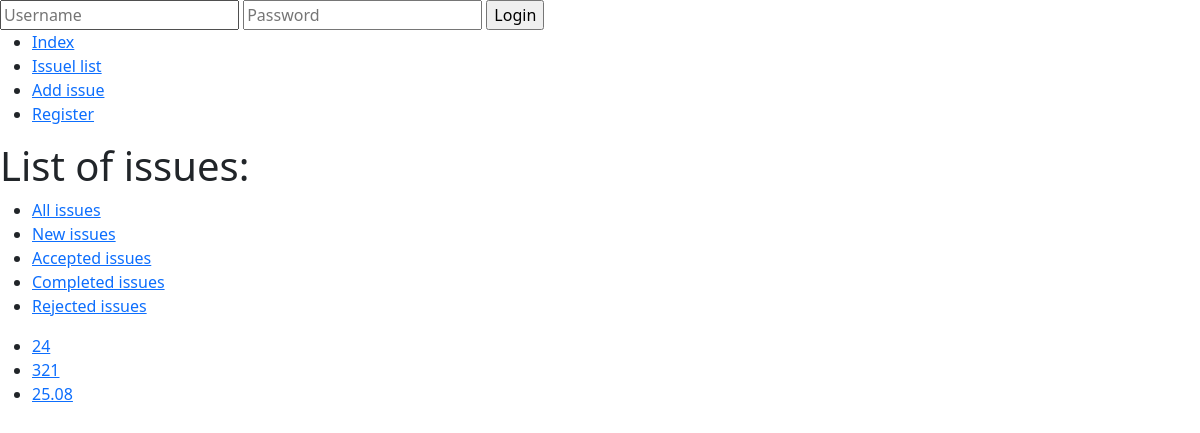
The page /issue_page on the database as committed earlier.
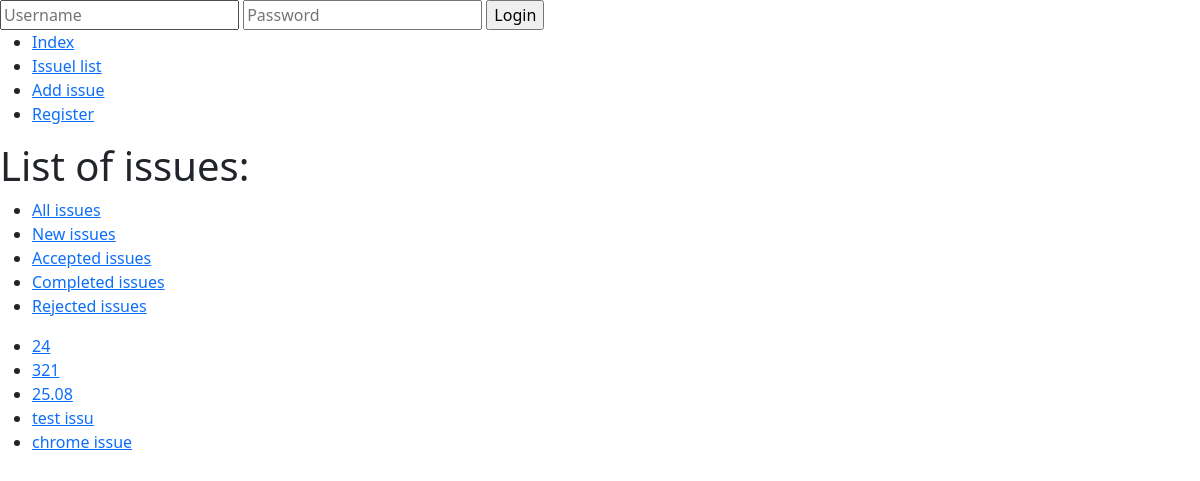
The same page on the database as committed later.
### fix/models.py (models this page shows, shortened)
class Issue(models.Model):
    author = models.ForeignKey(User, on_delete=models.RESTRICT, related_name="applications")
    executor = models.ForeignKey(User, on_delete=models.RESTRICT, related_name="jobs", blank=True, null=True)
    title = models.CharField(max_length=128)
    description = models.CharField(max_length=1024)
    response = models.CharField(max_length=1024, blank=True, null=True)
    date_created = models.DateTimeField(auto_now_add=True)
    status = models.CharField(max_length=1, choices=STATUS)
    image_before = models.ImageField(upload_to="images")
    image_after = models.ImageField(upload_to="images", blank=True, null=True)
    latitude = models.FloatField()
    longitude = models.FloatField()

### fix/views.py (the view)
# urls.py: path('issue_page', views.issues_list, name="issues_list"),
def issues_list(request):
    status = request.GET.get('status')
    if status == 'N':
        issues = Issue.objects.filter(status=status)
        data = [issue.serialize() for issue in issues]
        return JsonResponse(data, safe=False)
    elif status == 'A':
        issues = Issue.objects.filter(status=status)
        data = [issue.serialize() for issue in issues]
        return JsonResponse(data, safe=False)
    elif status == 'C':
        issues = Issue.objects.filter(status=status)
        data = [issue.serialize() for issue in issues]
        return JsonResponse(data, safe=False)
    elif status == 'R':
        issues = Issue.objects.filter(status=status)
        data = [issue.serialize() for issue in issues]
        return JsonResponse(data, safe=False)
    else:
        issues = Issue.objects.all()
        return render(request, "fix/issues_list.html", {
            "issues": issues,
        })

### fix/templates/fix/issues_list.html (shortened to what this page needs)
{% extends "fix/layout.html" %}
{% load static %}
{% block body %}
    <h1>List of issues:</h1>
    <ul>
        <li><a href="" data-status=""class="issues_link">All issues</a></li>
        <li><a href="" data-status="N" class="issues_link">New issues</a></li>
        <li><a href="" data-status="A" class="issues_link">Accepted issues</a></li>
        <li><a href="" data-status="C" class="issues_link">Completed issues</a></li>
        <li><a href="" data-status="R" class="issues_link">Rejected issues</a></li>
    </ul>
    <ul id="list">
        {% for issue in issues %}
            <li><a href="{% url 'issue_page' issue.id %}">{{ issue.title }}</a></li>
        {% endfor %}
    </ul>
{% endblock %}

Rows that differ between the two databases and show on the page:
added Issue: title "test issu"
added Issue: title "chrome issue"
